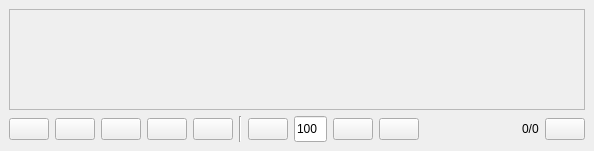
<?xml version="1.0" encoding="UTF-8"?>
<ui version="4.0">
 <class>MainWindow</class>
 <widget class="QMainWindow" name="MainWindow">
  <property name="geometry">
   <rect>
    <x>0</x>
    <y>0</y>
    <width>594</width>
    <height>151</height>
   </rect>
  </property>
  <property name="sizePolicy">
   <sizepolicy hsizetype="Minimum" vsizetype="Minimum">
    <horstretch>0</horstretch>
    <verstretch>0</verstretch>
   </sizepolicy>
  </property>
  <property name="windowTitle">
   <string>multigifview</string>
  </property>
  <widget class="QWidget" name="centralwidget">
   <property name="sizePolicy">
    <sizepolicy hsizetype="Fixed" vsizetype="Fixed">
     <horstretch>0</horstretch>
     <verstretch>0</verstretch>
    </sizepolicy>
   </property>
   <layout class="QVBoxLayout" name="verticalLayout_main">
    <item>
     <widget class="QScrollArea" name="scrollArea">
      <property name="widgetResizable">
       <bool>true</bool>
      </property>
      <widget class="QWidget" name="scrollAreaWidgetContents">
       <property name="geometry">
        <rect>
         <x>0</x>
         <y>0</y>
         <width>574</width>
         <height>73</height>
        </rect>
       </property>
       <layout class="QHBoxLayout" name="gif_layout">
        <item>
         <layout class="QVBoxLayout" name="column0">
          <item>
           <spacer name="verticalSpacer_left">
            <property name="orientation">
             <enum>Qt::Vertical</enum>
            </property>
            <property name="sizeHint" stdset="0">
             <size>
              <width>0</width>
              <height>0</height>
             </size>
            </property>
           </spacer>
          </item>
         </layout>
        </item>
       </layout>
      </widget>
     </widget>
    </item>
    <item>
     <layout class="QHBoxLayout" name="horizontalLayout">
      <property name="sizeConstraint">
       <enum>QLayout::SetFixedSize</enum>
      </property>
      <item>
       <widget class="QPushButton" name="beginning_button">
        <property name="text">
         <string/>
        </property>
        <property name="icon">
         <iconset theme="media-skip-backward">
          <normaloff>.</normaloff>.</iconset>
        </property>
        <property name="shortcut">
         <string>B</string>
        </property>
       </widget>
      </item>
      <item>
       <widget class="QPushButton" name="previous_button">
        <property name="text">
         <string/>
        </property>
        <property name="icon">
         <iconset theme="media-seek-backward">
          <normaloff>.</normaloff>.</iconset>
        </property>
        <property name="shortcut">
         <string>P</string>
        </property>
       </widget>
      </item>
      <item>
       <widget class="QPushButton" name="play_button">
        <property name="text">
         <string/>
        </property>
        <property name="icon">
         <iconset theme="media-playback-start">
          <normaloff>.</normaloff>.</iconset>
        </property>
        <property name="shortcut">
         <string>Space</string>
        </property>
       </widget>
      </item>
      <item>
       <widget class="QPushButton" name="next_button">
        <property name="text">
         <string/>
        </property>
        <property name="icon">
         <iconset theme="media-seek-forward">
          <normaloff>.</normaloff>.</iconset>
        </property>
        <property name="shortcut">
         <string>N</string>
        </property>
       </widget>
      </item>
      <item>
       <widget class="QPushButton" name="end_button">
        <property name="text">
         <string/>
        </property>
        <property name="icon">
         <iconset theme="media-skip-forward">
          <normaloff>.</normaloff>.</iconset>
        </property>
        <property name="shortcut">
         <string>E</string>
        </property>
       </widget>
      </item>
      <item>
       <widget class="Line" name="line">
        <property name="orientation">
         <enum>Qt::Vertical</enum>
        </property>
       </widget>
      </item>
      <item>
       <widget class="QPushButton" name="zoom_out_button">
        <property name="text">
         <string/>
        </property>
        <property name="icon">
         <iconset theme="zoom-out">
          <normaloff>.</normaloff>.</iconset>
        </property>
        <property name="shortcut">
         <string>-</string>
        </property>
       </widget>
      </item>
      <item>
       <widget class="QLineEdit" name="zoom_box">
        <property name="sizePolicy">
         <sizepolicy hsizetype="Fixed" vsizetype="Fixed">
          <horstretch>0</horstretch>
          <verstretch>0</verstretch>
         </sizepolicy>
        </property>
        <property name="minimumSize">
         <size>
          <width>33</width>
          <height>26</height>
         </size>
        </property>
        <property name="maximumSize">
         <size>
          <width>33</width>
          <height>26</height>
         </size>
        </property>
        <property name="text">
         <string>100</string>
        </property>
       </widget>
      </item>
      <item>
       <widget class="QPushButton" name="zoom_in_button">
        <property name="toolTip">
         <string/>
        </property>
        <property name="text">
         <string/>
        </property>
        <property name="icon">
         <iconset theme="zoom-in">
          <normaloff>.</normaloff>.</iconset>
        </property>
        <property name="shortcut">
         <string>+</string>
        </property>
       </widget>
      </item>
      <item>
       <widget class="QPushButton" name="zoom_reset_button">
        <property name="text">
         <string/>
        </property>
        <property name="icon">
         <iconset theme="zoom-original">
          <normaloff>.</normaloff>.</iconset>
        </property>
        <property name="shortcut">
         <string>=</string>
        </property>
       </widget>
      </item>
      <item>
       <spacer name="horizontalSpacer">
        <property name="orientation">
         <enum>Qt::Horizontal</enum>
        </property>
        <property name="sizeHint" stdset="0">
         <size>
          <width>40</width>
          <height>20</height>
         </size>
        </property>
       </spacer>
      </item>
      <item>
       <widget class="QLabel" name="frameCounter">
        <property name="text">
         <string>0/0</string>
        </property>
       </widget>
      </item>
      <item>
       <widget class="QPushButton" name="quit_button">
        <property name="text">
         <string/>
        </property>
        <property name="icon">
         <iconset theme="window-close">
          <normaloff>.</normaloff>.</iconset>
        </property>
       </widget>
      </item>
     </layout>
    </item>
   </layout>
  </widget>
  <widget class="QMenuBar" name="menubar">
   <property name="geometry">
    <rect>
     <x>0</x>
     <y>0</y>
     <width>594</width>
     <height>22</height>
    </rect>
   </property>
  </widget>
 </widget>
 <resources/>
 <connections/>
</ui>
